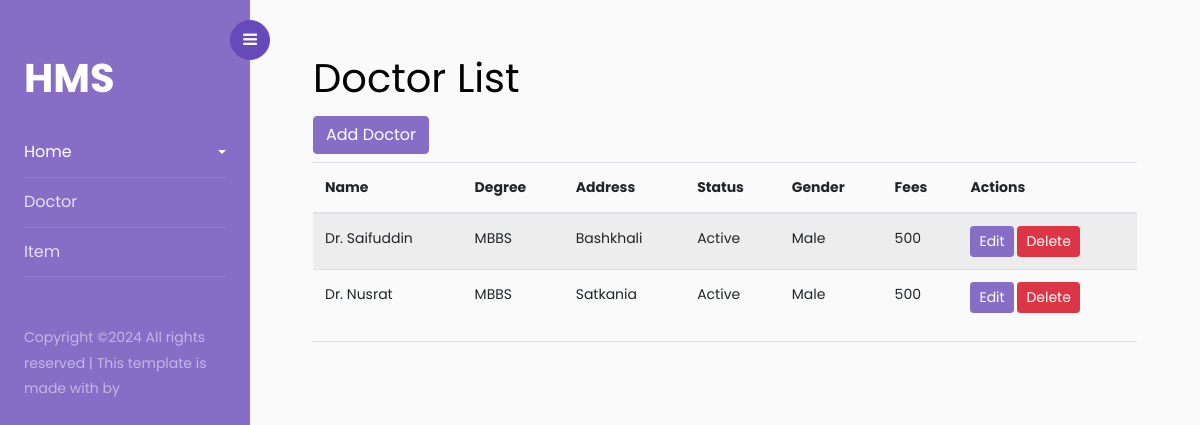
/doctor/ (signed in), run on the app's committed database.
### bnh/models.py (models this page shows, shortened)
class Doctor(models.Model):
    name = models.CharField(max_length=120)
    dc_degree = models.CharField(max_length=120)
    address = models.CharField(max_length=200)
    status = models.CharField(max_length=50, choices=dc_status)
    gender = models.CharField(max_length=50, choices=gender_ch)
    fees = models.IntegerField(blank=True, null=True)

### bnh/views.py (the view)
# urls.py: path('doctor/', doctor_create, name='doctor'),
@login_required
def doctor_create(request):
    doctor_list = Doctor.objects.all()
    form = DoctorForm()
    if request.POST:
        form = DoctorForm(request.POST)
        if form.is_valid():
            form.save()
            return HttpResponse("Doctor Created")
    context = {
        'doctors': doctor_list,
        'form': form
    }
    return render(request, 'doctor.html', context)

### bnh/templates/doctor.html (shortened to what this page needs)
{% extends "base.html" %}
{% block content %}
<div
class="container-fluid">
        <h1>Doctor List</h1>
        <button type="button" class="btn btn-primary mb-2" data-toggle="modal" data-target="#doctorModal">
            Add Doctor
        </button>
        <table class="table table-striped">
            <thead>
                <tr>
                    <th>Name</th>
                    <th>Degree</th>
                    <th>Address</th>
                    <th>Status</th>
                    <th>Gender</th>
                    <th>Fees</th>
                    <th>Actions</th>
                </tr>
            </thead>
            <tbody>
                {% for doctor in doctors %}
                <tr>
                    <td>{{ doctor.name }}</td>
                    <td>{{ doctor.dc_degree }}</td>
                    <td>{{ doctor.address }}</td>
                    <td>{{ doctor.status }}</td>
                    <td>{{ doctor.gender }}</td>
                    <td>{{ doctor.fees }}</td>
                    <td>
                        <a href="" class="btn btn-sm btn-primary">Edit</a>
                        <a href="" class="btn btn-sm btn-danger">Delete</a>
                    </td>
                </tr>
                {% endfor %}
            </tbody>
        </table>
        <hr>
    </div>
    {% endblock content %}

### data on the page
Doctor: name "Dr. Saifuddin", dc_degree "MBBS", address "Bashkhali", status "Active", gender "Male", fees "500"
Doctor: name "Dr. Nusrat", dc_degree "MBBS", address "Satkania", status "Active", gender "Male", fees "500"
